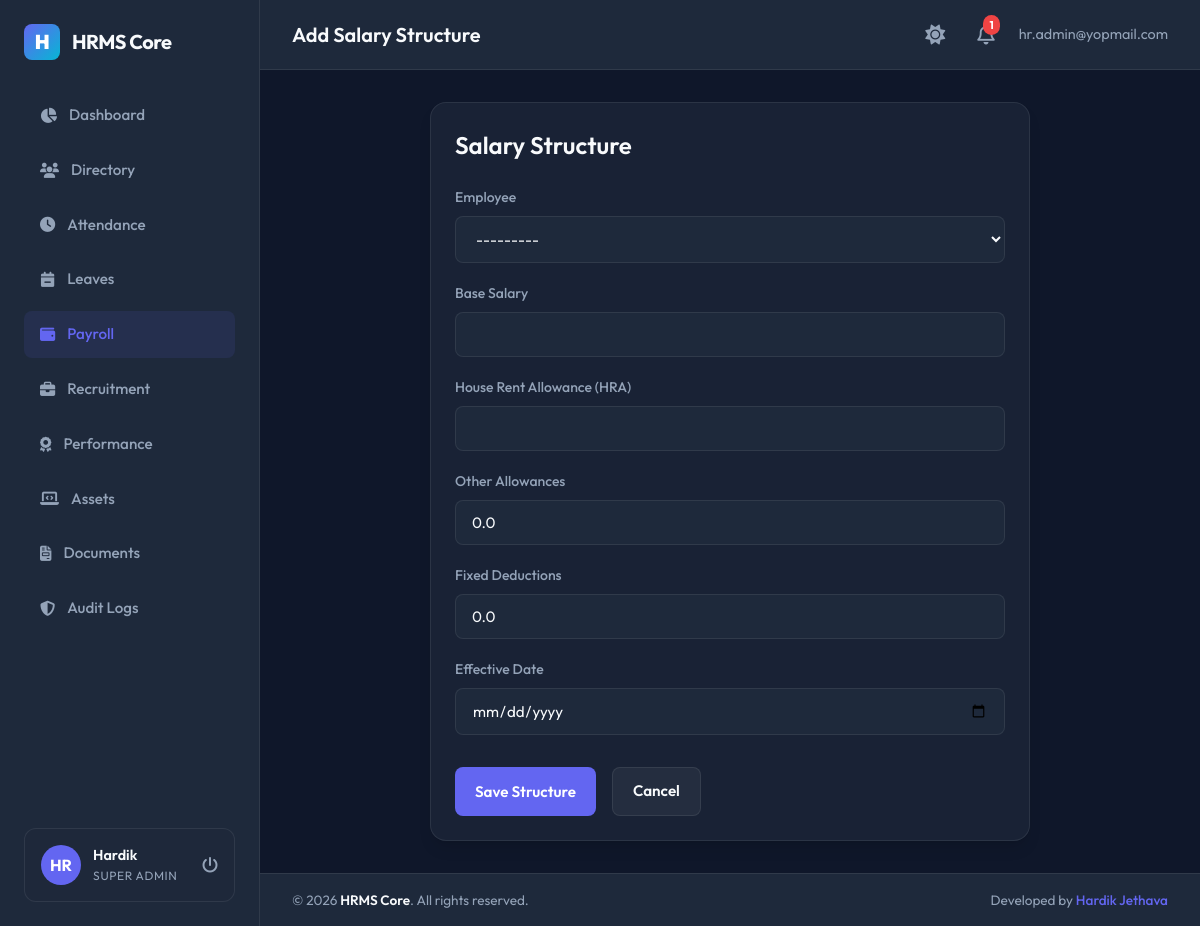
Screenshot of /payroll/structure/new/ (signed in) with the database file from the repository.
### apps/accounts/models.py (models this page shows, shortened)
class User(AbstractBaseUser, PermissionsMixin, TimeStampedModel):
    ROLE_CHOICES = (
        ('Super Admin', 'Super Admin'),
        ('HR Manager', 'HR Manager'),
        ('Department Manager', 'Department Manager'),
        ('Employee', 'Employee'),
    )
    email = models.EmailField(unique=True)
    employee_code = models.CharField(max_length=50, unique=True, null=True, blank=True)
    role = models.CharField(max_length=30, choices=ROLE_CHOICES, default='Employee')
    is_active = models.BooleanField(default=True)
    is_staff = models.BooleanField(default=False)
    objects = UserManager()
    USERNAME_FIELD = 'email'
    REQUIRED_FIELDS = []

### apps/employees/models.py (models this page shows)
class Employee(TimeStampedModel):
    GENDER_CHOICES = (
        ('Male', 'Male'),
        ('Female', 'Female'),
        ('Other', 'Other'),
    )
    EMPLOYMENT_TYPE_CHOICES = (
        ('Full Time', 'Full Time'),
        ('Part Time', 'Part Time'),
        ('Contract', 'Contract'),
        ('Intern', 'Intern'),
    )
    EMPLOYMENT_STATUS_CHOICES = (
        ('Active', 'Active'),
        ('Probation', 'Probation'),
        ('Notice Period', 'Notice Period'),
        ('Resigned', 'Resigned'),
        ('Terminated', 'Terminated'),
    )
    user = models.OneToOneField(
        settings.AUTH_USER_MODEL,
        on_delete=models.CASCADE,
        related_name='employee_profile'
    )
    employee_id = models.CharField(max_length=50, unique=True)
    first_name = models.CharField(max_length=50)
    last_name = models.CharField(max_length=50)
    personal_email = models.EmailField(unique=True)
    phone = models.CharField(max_length=20, blank=True)
    date_of_birth = models.DateField(null=True, blank=True)
    gender = models.CharField(max_length=10, choices=GENDER_CHOICES, blank=True)
    joining_date = models.DateField()
    employment_type = models.CharField(max_length=30, choices=EMPLOYMENT_TYPE_CHOICES, default='Full Time')
    employment_status = models.CharField(max_length=30, choices=EMPLOYMENT_STATUS_CHOICES, default='Active')
    designation = models.CharField(max_length=100)
    department = models.ForeignKey(
        'departments.Department',
        on_delete=models.SET_NULL,
        null=True,
        blank=True,
        related_name='employees'
    )
    manager = models.ForeignKey(
        'self',
        on_delete=models.SET_NULL,
        null=True,
        blank=True,
        related_name='subordinates'
    )
    address = models.TextField(blank=True)
    city = models.CharField(max_length=100, blank=True)
    state = models.CharField(max_length=100, blank=True)
    country = models.CharField(max_length=100, blank=True)
    postal_code = models.CharField(max_length=20, blank=True)
    profile_picture = models.ImageField(upload_to='profile_pics/', null=True, blank=True)
    def __str__(self):
        return f"{self.first_name} {self.last_name} ({self.employee_id})"

### apps/payroll/views.py (the view)
# urls.py: path('structure/new/', views.salary_structure_manage, name='salary_structure_add'),
@login_required
def salary_structure_manage(request, pk=None):
    if not is_hr_or_admin(request.user):
        return HttpResponseForbidden("Not authorized.")
    structure = get_object_or_404(SalaryStructure, pk=pk) if pk else None
    if request.method == 'POST':
        form = SalaryStructureForm(request.POST, instance=structure)
        if form.is_valid():
            form.save()
            messages.success(request, "Salary structure configured successfully!")
            return redirect('payroll_list')
    else:
        form = SalaryStructureForm(instance=structure)
    return render(request, 'payroll/salary_structure_form.html', {
        'form': form,
        'title': 'Edit Salary Structure' if pk else 'Add Salary Structure'
    })

### apps/payroll/forms.py
class SalaryStructureForm(forms.ModelForm):
    class Meta:
        model = SalaryStructure
        fields = ['employee', 'base_salary', 'hra', 'allowances', 'deductions', 'effective_date']
        widgets = {
            'employee': forms.Select(attrs={'class': 'form-control', 'id': 'sal_employee'}),
            'base_salary': forms.NumberInput(attrs={'class': 'form-control', 'id': 'sal_basic'}),
            'hra': forms.NumberInput(attrs={'class': 'form-control', 'id': 'sal_hra'}),
            'allowances': forms.NumberInput(attrs={'class': 'form-control', 'id': 'sal_allowance'}),
            'deductions': forms.NumberInput(attrs={'class': 'form-control', 'id': 'sal_deduction'}),
            'effective_date': forms.DateInput(attrs={'class': 'form-control', 'type': 'date', 'id': 'sal_date'}),
        }

### apps/payroll/views.py (called while the page is built)
def is_hr_or_admin(user):
    return user.role in ('Super Admin', 'HR Manager')

### templates/payroll/salary_structure_form.html (shortened to what this page needs)
{% extends 'base.html' %}
{% block page_header %}{{ title }}{% endblock %}
{% block content %}
<div style="max-width: 600px; margin: 0 auto;">
    <div class="card">
        <h2 style="font-size: 1.5rem; margin-bottom: 1.5rem; font-weight: 600;">Salary Structure</h2>
        <form method="POST">
            <div class="form-group">
                <label class="form-label" for="sal_employee">Employee</label>
                {{ form.employee }}
            </div>
            <div class="form-group">
                <label class="form-label" for="sal_basic">Base Salary</label>
                {{ form.base_salary }}
            </div>
            <div class="form-group">
                <label class="form-label" for="sal_hra">House Rent Allowance (HRA)</label>
                {{ form.hra }}
            </div>
            <div class="form-group">
                <label class="form-label" for="sal_allowance">Other Allowances</label>
                {{ form.allowances }}
            </div>
            <div class="form-group">
                <label class="form-label" for="sal_deduction">Fixed Deductions</label>
                {{ form.deductions }}
            </div>
            <div class="form-group" style="margin-bottom: 2rem;">
                <label class="form-label" for="sal_date">Effective Date</label>
                {{ form.effective_date }}
            </div>
            <div style="display: flex; gap: 1rem;">
                <button type="submit" class="btn btn-primary" id="btn_save_sal">Save Structure</button>
                <a href="{% url 'payroll_list' %}" class="btn btn-secondary" id="btn_cancel_sal">Cancel</a>
            </div>
        </form>
    </div>
</div>
{% endblock %}

### templates/base.html (shortened to what this page needs)
{% load static %}
<!DOCTYPE html>
<html lang="en">
<head>
    <link rel="stylesheet" href="https://cdnjs.cloudflare.com/ajax/libs/font-awesome/6.4.0/css/all.min.css">
    <link rel="stylesheet" href="{% static 'css/styles.css' %}">
</head>
<body>
    <div class="app-container">
        {% if user.is_authenticated %}
        <aside class="sidebar">
            <div class="brand-section">
                <div class="brand-logo">H</div>
                <span>HRMS Core</span>
            </div>
            <nav style="flex-grow: 1;">
                <ul class="menu-list">
                    <li class="menu-item {% if request.resolver_match.url_name == 'dashboard' %}active{% endif %}">
                        <a href="{% url 'dashboard' %}">
                            <i class="fa-solid fa-chart-pie"></i>
                            <span>Dashboard</span>
                        </a>
                    </li>
                    <li class="menu-item {% if '/employees/' in request.path %}active{% endif %}">
                        <a href="{% url 'employee_list' %}">
                            <i class="fa-solid fa-users"></i>
                            <span>Directory</span>
                        </a>
                    </li>
                    <li class="menu-item {% if '/attendance/' in request.path %}active{% endif %}">
                        <a href="{% url 'attendance_list' %}">
                            <i class="fa-solid fa-clock"></i>
                            <span>Attendance</span>
                        </a>
                    </li>
                    <li class="menu-item {% if '/leaves/' in request.path %}active{% endif %}">
                        <a href="{% url 'leave_list' %}">
                            <i class="fa-solid fa-calendar-minus"></i>
                            <span>Leaves</span>
                        </a>
                    </li>
                    <li class="menu-item {% if '/payroll/' in request.path %}active{% endif %}">
                        <a href="{% url 'payroll_list' %}">
                            <i class="fa-solid fa-wallet"></i>
                            <span>Payroll</span>
                        </a>
                    </li>
                    {% if user.role == 'Super Admin' or user.role == 'HR Manager' %}
                    <li class="menu-item {% if '/recruitment/' in request.path %}active{% endif %}">
                        <a href="{% url 'recruitment_list' %}">
                            <i class="fa-solid fa-briefcase"></i>
                            <span>Recruitment</span>
                        </a>
                    </li>
                    {% endif %}
                    <li class="menu-item {% if '/performance/' in request.path %}active{% endif %}">
                        <a href="{% url 'performance_list' %}">
                            <i class="fa-solid fa-award"></i>
                            <span>Performance</span>
                        </a>
                    </li>
                    <li class="menu-item {% if '/assets/' in request.path %}active{% endif %}">
                        <a href="{% url 'asset_list' %}">
                            <i class="fa-solid fa-laptop-code"></i>
                            <span>Assets</span>
                        </a>
                    </li>
                    <li class="menu-item {% if '/documents/' in request.path %}active{% endif %}">
                        <a href="{% url 'document_list' %}">
                            <i class="fa-solid fa-file-invoice"></i>
                            <span>Documents</span>
                        </a>
                    </li>
                    {% if user.role == 'Super Admin' %}
                    <li class="menu-item {% if '/auditlogs/' in request.path %}active{% endif %}">
                        <a href="{% url 'audit_list' %}">
                            <i class="fa-solid fa-shield-halved"></i>
                            <span>Audit Logs</span>
                        </a>
                    </li>
                    {% endif %}
                </ul>
            </nav>
            <div class="user-profile-widget">
                <div class="user-avatar">
                    {% if user.employee_profile.profile_picture %}
                        <img src="{{ user.employee_profile.profile_picture.url }}" alt="Profile Pic">
                    {% else %}
                        <span>{{ user.email|slice:":2"|upper }}</span>
                    {% endif %}
                </div>
                <div class="user-info">
                    <span class="user-name">{{ user.employee_profile.first_name|default:"User" }}</span>
                    <span class="user-role">{{ user.role }}</span>
                </div>
                <a href="{% url 'logout' %}" style="margin-left: auto; color: var(--text-secondary);" title="Sign Out">
                    <i class="fa-solid fa-power-off"></i>
                </a>
            </div>
        </aside>
        {% endif %}
        <main class="main-content">
            {% if user.is_authenticated %}
            <header class="top-navbar">
                <div class="page-title">
                    {% block page_header %}HR Management System{% endblock %}
                </div>
                <div class="navbar-actions">
                    <button id="theme-toggle" style="background: none; border: none; font-size: 1.25rem; color: var(--text-secondary); cursor: pointer; transition: var(--transition-all); margin-right: 0.5rem; display: flex; align-items: center;" title="Toggle Light/Dark Theme">
                        <i class="fa-solid fa-sun" id="theme-toggle-icon"></i>
                    </button>
                    <div class="notification-badge" onclick="location.href='{% url 'notification_list' %}'">
                        <i class="fa-regular fa-bell"></i>
                        <span class="badge-count" id="unread-count">0</span>
                    </div>
                    <span style="font-size: 0.9rem; color: var(--text-secondary)">
                        {{ user.email }}
                    </span>
                </div>
            </header>
            {% endif %}
            <div class="content-frame">
                {% block content %}{% endblock %}
            </div>
            {% if user.is_authenticated %}
            <footer class="app-footer">
                <div class="footer-copyright">
                    &copy; {% now "Y" %} <span>HRMS Core</span>. All rights reserved.
                </div>
                <div class="footer-author">
                    Developed by <a href="https://github.com/hardikjethava-dev" target="_blank" rel="noopener noreferrer">Hardik Jethava</a>
                </div>
            </footer>
            {% endif %}
        </main>
    </div>
</body>
</html>

### rows the page displays
User: email "HR", employee_profile.first_name "Hardik", role "SUPER ADMIN", email "hr.admin@yopmail.com"
Employee: employee "---------"

### other values shown
{{ title }} "Add Salary Structure"
